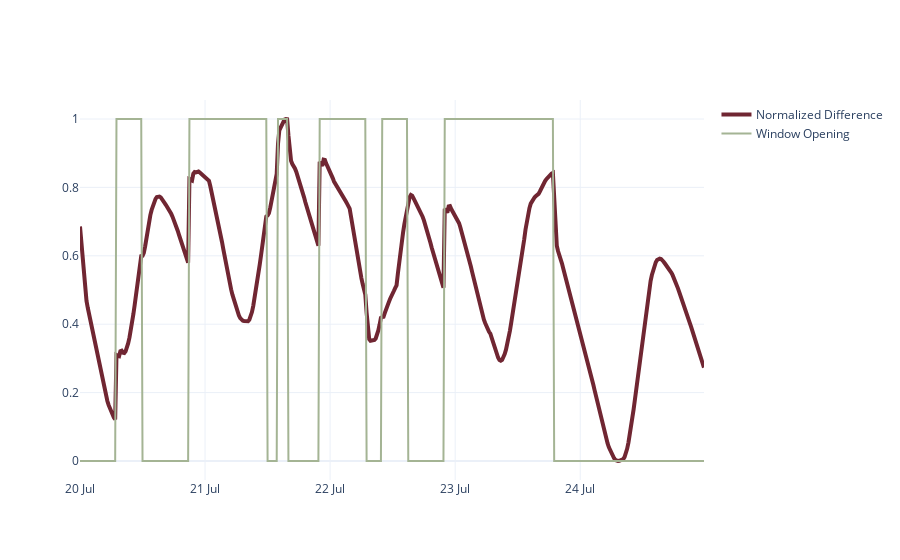

Here is the notebook cell this chart was saved with:
### Code cell
fig = go.Figure()

fig.add_trace(go.Scatter(
                    x=results.seasonal.index,
                    y=dif_n , 
                    mode='lines',
                    name="Normalized Difference",
                    line=dict(width=4)
                ))

fig.add_trace(go.Scatter(
                    x=t01.data["WestWindow"].datetimes,
                    y=t01.data["WestWindow"].values, 
                    mode='lines',
                    name="Window Opening"
                ))

fig.update_xaxes(
    dtick="D1",
    tickformat='%d %b')

### Figure 1 — Plotly figure (JSON) as saved in the notebook; plotly's stock layout.template omitted (floating-point values rounded to 4 significant figures; data arrays with more than 128 entries replaced by an {"elided": "..."} marker saying what was removed)
{"data": [{"line": {"width": 4}, "mode": "lines", "name": "Normalized Difference", "type": "scatter", "x": {"elided": "480 str values"}, "y": {"elided": "480 float values"}}, {"mode": "lines", "name": "Window Opening", "type": "scatter", "x": {"elided": "480 str values"}, "y": {"elided": "480 float values"}}], "layout": {"xaxis": {"dtick": "D1", "tickformat": "%d %b"}}}
